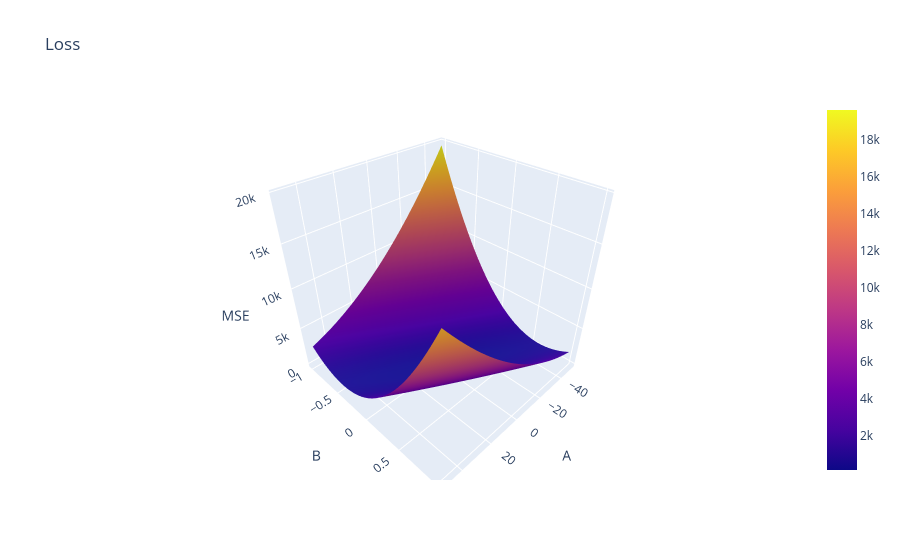

The cell this chart's notebook holds for it:
### Code cell
import matplotlib.pyplot as plt

fig = go.Figure(data = [go.Surface(z=MSE_grid, x=a_values, y=b_values)])

fig.update_layout (
    title = 'Loss',
    scene = dict(
        xaxis_title = 'A',
        yaxis_title = 'B',
        zaxis_title = 'MSE'
    )
)
fig.show()
